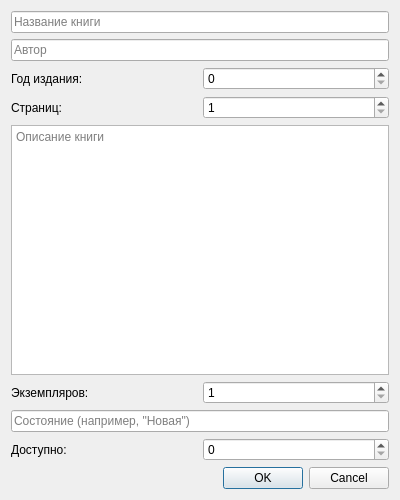
<?xml version="1.0" encoding="UTF-8"?>
<ui version="4.0">
 <class>AddBookDialog</class>
 <widget class="QDialog" name="AddBookDialog">
  <property name="geometry">
   <rect>
    <x>0</x>
    <y>0</y>
    <width>400</width>
    <height>500</height>
   </rect>
  </property>
  <property name="windowTitle">
   <string>Добавить книгу</string>
  </property>
  <layout class="QVBoxLayout" name="verticalLayout">
   <item>
    <widget class="QLineEdit" name="titleEdit">
     <property name="placeholderText">
      <string>Название книги</string>
     </property>
    </widget>
   </item>
   <item>
    <widget class="QLineEdit" name="authorEdit">
     <property name="placeholderText">
      <string>Автор</string>
     </property>
    </widget>
   </item>
   <item>
    <layout class="QHBoxLayout" name="horizontalLayout">
     <item>
      <widget class="QLabel" name="label">
       <property name="text">
        <string>Год издания:</string>
       </property>
      </widget>
     </item>
     <item>
      <widget class="QSpinBox" name="yearSpin">
       <property name="minimum">
        <number>0</number>
       </property>
       <property name="maximum">
        <number>2100</number>
       </property>
      </widget>
     </item>
    </layout>
   </item>
   <item>
    <layout class="QHBoxLayout" name="horizontalLayout_2">
     <item>
      <widget class="QLabel" name="label_2">
       <property name="text">
        <string>Страниц:</string>
       </property>
      </widget>
     </item>
     <item>
      <widget class="QSpinBox" name="pagesSpin">
       <property name="minimum">
        <number>1</number>
       </property>
      </widget>
     </item>
    </layout>
   </item>
   <item>
    <widget class="QTextEdit" name="descriptionEdit">
     <property name="placeholderText">
      <string>Описание книги</string>
     </property>
    </widget>
   </item>
   <item>
    <layout class="QHBoxLayout" name="horizontalLayout_3">
     <item>
      <widget class="QLabel" name="label_3">
       <property name="text">
        <string>Экземпляров:</string>
       </property>
      </widget>
     </item>
     <item>
      <widget class="QSpinBox" name="copiesSpin">
       <property name="minimum">
        <number>1</number>
       </property>
      </widget>
     </item>
    </layout>
   </item>
   <item>
    <widget class="QLineEdit" name="conditionEdit">
     <property name="placeholderText">
      <string>Состояние (например, "Новая")</string>
     </property>
    </widget>
   </item>
   <item>
    <layout class="QHBoxLayout" name="horizontalLayout_4">
     <item>
      <widget class="QLabel" name="label_4">
       <property name="text">
        <string>Доступно:</string>
       </property>
      </widget>
     </item>
     <item>
      <widget class="QSpinBox" name="availableSpin">
       <property name="minimum">
        <number>0</number>
       </property>
      </widget>
     </item>
    </layout>
   </item>
   <item>
    <widget class="QDialogButtonBox" name="buttonBox">
     <property name="standardButtons">
      <set>QDialogButtonBox::Cancel|QDialogButtonBox::Ok</set>
     </property>
    </widget>
   </item>
  </layout>
 </widget>
 <resources/>
 <connections/>
</ui>
